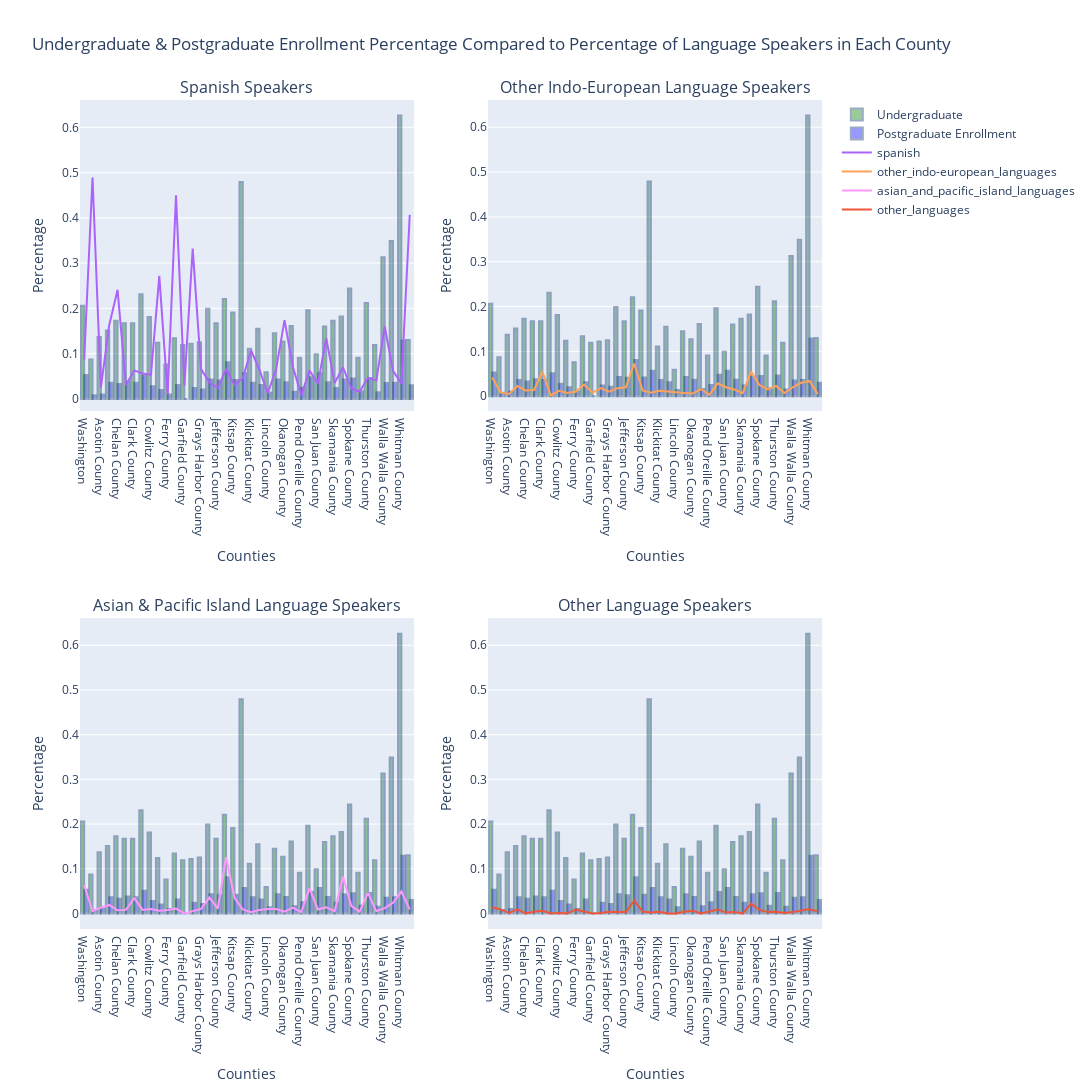

This figure's notebook cell:
### Markdown cell above
1. How does language diversity in each Washington county affect their educational attainment outcomes?

### Code cell
language_demographic = pd.read_csv("data/S1601LanguagesSpokenAtHome.csv")
language_demographic = reformat_census_df(language_demographic, 3)
language_demographic = clean_df(language_demographic)

enrollment = pd.read_csv("data/S1401SchoolEnrollment.csv")
enrollment = reformat_census_df(enrollment, 3)
enrollment = clean_df(enrollment)

language_demographic = language_demographic.loc[(language_demographic.index.get_level_values("County"), "Percent"), :]
enrollment = enrollment.loc[(enrollment.index.get_level_values("County"), "Percent"), :]

sub_language = language_demographic.iloc[:, [1, 2, 4, 8, 12, 16]].apply(lambda x: x.str.replace('%','').astype(float) / 100)
sub_enrollment = enrollment.iloc[:, [7, 8]].apply(lambda x: x.str.replace('%','').astype(float) / 100)

new = pd.merge(sub_enrollment, sub_language, on=['County'])

all_lang_colors = ['#AB63FA', '#FFA15A', "#FF97FF", "#EF553B"]

fig = make_subplots(2,2, subplot_titles=('Spanish Speakers',  'Other Indo-European Language Speakers', 
                                         'Asian & Pacific Island Language Speakers', 'Other Language Speakers'))

for (i, j), type, color, bool in zip([(1, 1), (1, 2), (2, 1), (2, 2)], 
                                     ["spanish", "other_indo-european_languages", "asian_and_pacific_island_languages", "other_languages"], 
                                     all_lang_colors,
                                     [True, False, False, False]):
       fig.add_trace(go.Bar(x=new.index, y=new['college,_undergraduate'],
                            name='Undergraduate',
                            showlegend=bool,
                            marker_color = 'green',
                            opacity=0.4,
                            marker_line_color='rgb(8,48,107)',
                            marker_line_width=2),
                     row = i, col = j)
       fig.add_trace(go.Bar(x=new.index, y=new['graduate,_professional_school'],
                            name='Postgraduate Enrollment', 
                            showlegend=bool,                  
                            marker_color = 'blue',                     
                            opacity=0.4,
                            marker_line_color='rgb(8,48,107)',
                            marker_line_width=2),
                     row = i, col = j)
       fig.add_trace(go.Scatter(x=new.index, y=new[type], line=dict(color=color), name=type), row = i, col = j)
       
fig.update_layout(autosize=False, width=2500, height=1250, 
                  title_text="Undergraduate & Postgraduate Enrollment Percentage Compared to Percentage of Language Speakers in Each County",
                  title_x=0.45, xaxis_title="Counties", yaxis_title="Percentage")

for i in range(1, 5):
       fig['layout'][f"xaxis{i}"]['title']='Counties'
       fig['layout'][f"yaxis{i}"]['title']='Percentage'

fig

### Figure 1 — Plotly figure (JSON) as saved in the notebook; plotly's stock layout.template omitted (floating-point values rounded to 4 significant figures)
{"data": [{"marker": {"color": "green", "line": {"color": "rgb(8,48,107)", "width": 2}}, "name": "Undergraduate", "opacity": 0.4, "showlegend": true, "type": "bar", "x": ["Washington", "Adams County", "Asotin County", "Benton County", "Chelan County", "Clallam County", "Clark County", "Columbia County", "Cowlitz County", "Douglas County", "Ferry County", "Franklin County", "Garfield County", "Grant County", "Grays Harbor County", "Island County", "Jefferson County", "King County", "Kitsap County", "Kittitas County", "Klickitat County", "Lewis County", "Lincoln County", "Mason County", "Okanogan County", "Pacific County", "Pend Oreille County", "Pierce County", "San Juan County", "Skagit County", "Skamania County", "Snohomish County", "Spokane County", "Stevens County", "Thurston County", "Wahkiakum County", "Walla Walla County", "Whatcom County", "Whitman County", "Yakima County"], "xaxis": "x", "y": [0.206, 0.087, 0.137, 0.151, 0.173, 0.167, 0.167, 0.231, 0.181, 0.124, 0.076, 0.134, 0.119, 0.122, 0.125, 0.199, 0.167, 0.221, 0.191, 0.479, 0.111, 0.155, 0.059, 0.145, 0.127, 0.161, 0.091, 0.196, 0.099, 0.16, 0.173, 0.182, 0.244, 0.091, 0.212, 0.119, 0.313, 0.349, 0.626, 0.13], "yaxis": "y"}, {"marker": {"color": "blue", "line": {"color": "rgb(8,48,107)", "width": 2}}, "name": "Postgraduate Enrollment", "opacity": 0.4, "showlegend": true, "type": "bar", "x": ["Washington", "Adams County", "Asotin County", "Benton County", "Chelan County", "Clallam County", "Clark County", "Columbia County", "Cowlitz County", "Douglas County", "Ferry County", "Franklin County", "Garfield County", "Grant County", "Grays Harbor County", "Island County", "Jefferson County", "King County", "Kitsap County", "Kittitas County", "Klickitat County", "Lewis County", "Lincoln County", "Mason County", "Okanogan County", "Pacific County", "Pend Oreille County", "Pierce County", "San Juan County", "Skagit County", "Skamania County", "Snohomish County", "Spokane County", "Stevens County", "Thurston County", "Wahkiakum County", "Walla Walla County", "Whatcom County", "Whitman County", "Yakima County"], "xaxis": "x", "y": [0.053, 0.008, 0.01, 0.036, 0.033, 0.038, 0.036, 0.051, 0.028, 0.02, 0.01, 0.031, 0, 0.024, 0.021, 0.043, 0.041, 0.081, 0.042, 0.057, 0.036, 0.031, 0.014, 0.043, 0.037, 0.016, 0.025, 0.048, 0.057, 0.037, 0.024, 0.043, 0.045, 0.017, 0.046, 0.015, 0.035, 0.036, 0.129, 0.03], "yaxis": "y"}, {"line": {"color": "#AB63FA"}, "name": "spanish", "type": "scatter", "x": ["Washington", "Adams County", "Asotin County", "Benton County", "Chelan County", "Clallam County", "Clark County", "Columbia County", "Cowlitz County", "Douglas County", "Ferry County", "Franklin County", "Garfield County", "Grant County", "Grays Harbor County", "Island County", "Jefferson County", "King County", "Kitsap County", "Kittitas County", "Klickitat County", "Lewis County", "Lincoln County", "Mason County", "Okanogan County", "Pacific County", "Pend Oreille County", "Pierce County", "San Juan County", "Skagit County", "Skamania County", "Snohomish County", "Spokane County", "Stevens County", "Thurston County", "Wahkiakum County", "Walla Walla County", "Whatcom County", "Whitman County", "Yakima County"], "xaxis": "x", "y": [0.087, 0.489, 0.025, 0.163, 0.241, 0.031, 0.063, 0.056, 0.053, 0.272, 0.01, 0.45, 0.029, 0.332, 0.066, 0.037, 0.024, 0.066, 0.031, 0.046, 0.107, 0.064, 0.013, 0.066, 0.174, 0.071, 0.008, 0.063, 0.034, 0.134, 0.035, 0.07, 0.023, 0.016, 0.047, 0.041, 0.16, 0.062, 0.034, 0.407], "yaxis": "y"}, {"marker": {"color": "green", "line": {"color": "rgb(8,48,107)", "width": 2}}, "name": "Undergraduate", "opacity": 0.4, "showlegend": false, "type": "bar", "x": ["Washington", "Adams County", "Asotin County", "Benton County", "Chelan County", "Clallam County", "Clark County", "Columbia County", "Cowlitz County", "Douglas County", "Ferry County", "Franklin County", "Garfield County", "Grant County", "Grays Harbor County", "Island County", "Jefferson County", "King County", "Kitsap County", "Kittitas County", "Klickitat County", "Lewis County", "Lincoln County", "Mason County", "Okanogan County", "Pacific County", "Pend Oreille County", "Pierce County", "San Juan County", "Skagit County", "Skamania County", "Snohomish County", "Spokane County", "Stevens County", "Thurston County", "Wahkiakum County", "Walla Walla County", "Whatcom County", "Whitman County", "Yakima County"], "xaxis": "x2", "y": [0.206, 0.087, 0.137, 0.151, 0.173, 0.167, 0.167, 0.231, 0.181, 0.124, 0.076, 0.134, 0.119, 0.122, 0.125, 0.199, 0.167, 0.221, 0.191, 0.479, 0.111, 0.155, 0.059, 0.145, 0.127, 0.161, 0.091, 0.196, 0.099, 0.16, 0.173, 0.182, 0.244, 0.091, 0.212, 0.119, 0.313, 0.349, 0.626, 0.13], "yaxis": "y2"}, {"marker": {"color": "blue", "line": {"color": "rgb(8,48,107)", "width": 2}}, "name": "Postgraduate Enrollment", "opacity": 0.4, "showlegend": false, "type": "bar", "x": ["Washington", "Adams County", "Asotin County", "Benton County", "Chelan County", "Clallam County", "Clark County", "Columbia County", "Cowlitz County", "Douglas County", "Ferry County", "Franklin County", "Garfield County", "Grant County", "Grays Harbor County", "Island County", "Jefferson County", "King County", "Kitsap County", "Kittitas County", "Klickitat County", "Lewis County", "Lincoln County", "Mason County", "Okanogan County", "Pacific County", "Pend Oreille County", "Pierce County", "San Juan County", "Skagit County", "Skamania County", "Snohomish County", "Spokane County", "Stevens County", "Thurston County", "Wahkiakum County", "Walla Walla County", "Whatcom County", "Whitman County", "Yakima County"], "xaxis": "x2", "y": [0.053, 0.008, 0.01, 0.036, 0.033, 0.038, 0.036, 0.051, 0.028, 0.02, 0.01, 0.031, 0, 0.024, 0.021, 0.043, 0.041, 0.081, 0.042, 0.057, 0.036, 0.031, 0.014, 0.043, 0.037, 0.016, 0.025, 0.048, 0.057, 0.037, 0.024, 0.043, 0.045, 0.017, 0.046, 0.015, 0.035, 0.036, 0.129, 0.03], "yaxis": "y2"}, {"line": {"color": "#FFA15A"}, "name": "other_indo-european_languages", "type": "scatter", "x": ["Washington", "Adams County", "Asotin County", "Benton County", "Chelan County", "Clallam County", "Clark County", "Columbia County", "Cowlitz County", "Douglas County", "Ferry County", "Franklin County", "Garfield County", "Grant County", "Grays Harbor County", "Island County", "Jefferson County", "King County", "Kitsap County", "Kittitas County", "Klickitat County", "Lewis County", "Lincoln County", "Mason County", "Okanogan County", "Pacific County", "Pend Oreille County", "Pierce County", "San Juan County", "Skagit County", "Skamania County", "Snohomish County", "Spokane County", "Stevens County", "Thurston County", "Wahkiakum County", "Walla Walla County", "Whatcom County", "Whitman County", "Yakima County"], "xaxis": "x2", "y": [0.042, 0.008, 0.005, 0.023, 0.013, 0.014, 0.055, 0.002, 0.012, 0.007, 0.01, 0.026, 0.008, 0.018, 0.01, 0.018, 0.02, 0.073, 0.013, 0.008, 0.012, 0.01, 0.009, 0.007, 0.006, 0.016, 0.003, 0.029, 0.02, 0.015, 0.007, 0.055, 0.025, 0.015, 0.023, 0.007, 0.02, 0.03, 0.034, 0.005], "yaxis": "y2"}, {"marker": {"color": "green", "line": {"color": "rgb(8,48,107)", "width": 2}}, "name": "Undergraduate", "opacity": 0.4, "showlegend": false, "type": "bar", "x": ["Washington", "Adams County", "Asotin County", "Benton County", "Chelan County", "Clallam County", "Clark County", "Columbia County", "Cowlitz County", "Douglas County", "Ferry County", "Franklin County", "Garfield County", "Grant County", "Grays Harbor County", "Island County", "Jefferson County", "King County", "Kitsap County", "Kittitas County", "Klickitat County", "Lewis County", "Lincoln County", "Mason County", "Okanogan County", "Pacific County", "Pend Oreille County", "Pierce County", "San Juan County", "Skagit County", "Skamania County", "Snohomish County", "Spokane County", "Stevens County", "Thurston County", "Wahkiakum County", "Walla Walla County", "Whatcom County", "Whitman County", "Yakima County"], "xaxis": "x3", "y": [0.206, 0.087, 0.137, 0.151, 0.173, 0.167, 0.167, 0.231, 0.181, 0.124, 0.076, 0.134, 0.119, 0.122, 0.125, 0.199, 0.167, 0.221, 0.191, 0.479, 0.111, 0.155, 0.059, 0.145, 0.127, 0.161, 0.091, 0.196, 0.099, 0.16, 0.173, 0.182, 0.244, 0.091, 0.212, 0.119, 0.313, 0.349, 0.626, 0.13], "yaxis": "y3"}, {"marker": {"color": "blue", "line": {"color": "rgb(8,48,107)", "width": 2}}, "name": "Postgraduate Enrollment", "opacity": 0.4, "showlegend": false, "type": "bar", "x": ["Washington", "Adams County", "Asotin County", "Benton County", "Chelan County", "Clallam County", "Clark County", "Columbia County", "Cowlitz County", "Douglas County", "Ferry County", "Franklin County", "Garfield County", "Grant County", "Grays Harbor County", "Island County", "Jefferson County", "King County", "Kitsap County", "Kittitas County", "Klickitat County", "Lewis County", "Lincoln County", "Mason County", "Okanogan County", "Pacific County", "Pend Oreille County", "Pierce County", "San Juan County", "Skagit County", "Skamania County", "Snohomish County", "Spokane County", "Stevens County", "Thurston County", "Wahkiakum County", "Walla Walla County", "Whatcom County", "Whitman County", "Yakima County"], "xaxis": "x3", "y": [0.053, 0.008, 0.01, 0.036, 0.033, 0.038, 0.036, 0.051, 0.028, 0.02, 0.01, 0.031, 0, 0.024, 0.021, 0.043, 0.041, 0.081, 0.042, 0.057, 0.036, 0.031, 0.014, 0.043, 0.037, 0.016, 0.025, 0.048, 0.057, 0.037, 0.024, 0.043, 0.045, 0.017, 0.046, 0.015, 0.035, 0.036, 0.129, 0.03], "yaxis": "y3"}, {"line": {"color": "#FF97FF"}, "name": "asian_and_pacific_island_languages", "type": "scatter", "x": ["Washington", "Adams County", "Asotin County", "Benton County", "Chelan County", "Clallam County", "Clark County", "Columbia County", "Cowlitz County", "Douglas County", "Ferry County", "Franklin County", "Garfield County", "Grant County", "Grays Harbor County", "Island County", "Jefferson County", "King County", "Kitsap County", "Kittitas County", "Klickitat County", "Lewis County", "Lincoln County", "Mason County", "Okanogan County", "Pacific County", "Pend Oreille County", "Pierce County", "San Juan County", "Skagit County", "Skamania County", "Snohomish County", "Spokane County", "Stevens County", "Thurston County", "Wahkiakum County", "Walla Walla County", "Whatcom County", "Whitman County", "Yakima County"], "xaxis": "x3", "y": [0.063, 0.005, 0.013, 0.019, 0.007, 0.008, 0.034, 0.008, 0.01, 0.006, 0.008, 0.011, 0, 0.005, 0.01, 0.036, 0.011, 0.126, 0.035, 0.009, 0.003, 0.008, 0.01, 0.01, 0.004, 0.013, 0.003, 0.056, 0.009, 0.014, 0.005, 0.082, 0.017, 0.004, 0.046, 0.005, 0.012, 0.024, 0.049, 0.009], "yaxis": "y3"}, {"marker": {"color": "green", "line": {"color": "rgb(8,48,107)", "width": 2}}, "name": "Undergraduate", "opacity": 0.4, "showlegend": false, "type": "bar", "x": ["Washington", "Adams County", "Asotin County", "Benton County", "Chelan County", "Clallam County", "Clark County", "Columbia County", "Cowlitz County", "Douglas County", "Ferry County", "Franklin County", "Garfield County", "Grant County", "Grays Harbor County", "Island County", "Jefferson County", "King County", "Kitsap County", "Kittitas County", "Klickitat County", "Lewis County", "Lincoln County", "Mason County", "Okanogan County", "Pacific County", "Pend Oreille County", "Pierce County", "San Juan County", "Skagit County", "Skamania County", "Snohomish County", "Spokane County", "Stevens County", "Thurston County", "Wahkiakum County", "Walla Walla County", "Whatcom County", "Whitman County", "Yakima County"], "xaxis": "x4", "y": [0.206, 0.087, 0.137, 0.151, 0.173, 0.167, 0.167, 0.231, 0.181, 0.124, 0.076, 0.134, 0.119, 0.122, 0.125, 0.199, 0.167, 0.221, 0.191, 0.479, 0.111, 0.155, 0.059, 0.145, 0.127, 0.161, 0.091, 0.196, 0.099, 0.16, 0.173, 0.182, 0.244, 0.091, 0.212, 0.119, 0.313, 0.349, 0.626, 0.13], "yaxis": "y4"}, {"marker": {"color": "blue", "line": {"color": "rgb(8,48,107)", "width": 2}}, "name": "Postgraduate Enrollment", "opacity": 0.4, "showlegend": false, "type": "bar", "x": ["Washington", "Adams County", "Asotin County", "Benton County", "Chelan County", "Clallam County", "Clark County", "Columbia County", "Cowlitz County", "Douglas County", "Ferry County", "Franklin County", "Garfield County", "Grant County", "Grays Harbor County", "Island County", "Jefferson County", "King County", "Kitsap County", "Kittitas County", "Klickitat County", "Lewis County", "Lincoln County", "Mason County", "Okanogan County", "Pacific County", "Pend Oreille County", "Pierce County", "San Juan County", "Skagit County", "Skamania County", "Snohomish County", "Spokane County", "Stevens County", "Thurston County", "Wahkiakum County", "Walla Walla County", "Whatcom County", "Whitman County", "Yakima County"], "xaxis": "x4", "y": [0.053, 0.008, 0.01, 0.036, 0.033, 0.038, 0.036, 0.051, 0.028, 0.02, 0.01, 0.031, 0, 0.024, 0.021, 0.043, 0.041, 0.081, 0.042, 0.057, 0.036, 0.031, 0.014, 0.043, 0.037, 0.016, 0.025, 0.048, 0.057, 0.037, 0.024, 0.043, 0.045, 0.017, 0.046, 0.015, 0.035, 0.036, 0.129, 0.03], "yaxis": "y4"}, {"line": {"color": "#EF553B"}, "name": "other_languages", "type": "scatter", "x": ["Washington", "Adams County", "Asotin County", "Benton County", "Chelan County", "Clallam County", "Clark County", "Columbia County", "Cowlitz County", "Douglas County", "Ferry County", "Franklin County", "Garfield County", "Grant County", "Grays Harbor County", "Island County", "Jefferson County", "King County", "Kitsap County", "Kittitas County", "Klickitat County", "Lewis County", "Lincoln County", "Mason County", "Okanogan County", "Pacific County", "Pend Oreille County", "Pierce County", "San Juan County", "Skagit County", "Skamania County", "Snohomish County", "Spokane County", "Stevens County", "Thurston County", "Wahkiakum County", "Walla Walla County", "Whatcom County", "Whitman County", "Yakima County"], "xaxis": "x4", "y": [0.014, 0.009, 0.001, 0.009, 0, 0.004, 0.006, 0, 0.001, 0, 0.009, 0.004, 0, 0.001, 0.004, 0.003, 0.003, 0.029, 0.004, 0.002, 0.004, 0, 0, 0.004, 0.006, 0, 0.004, 0.009, 0.002, 0.003, 0, 0.022, 0.008, 0.003, 0.004, 0.001, 0.003, 0.006, 0.01, 0.004], "yaxis": "y4"}], "layout": {"annotations": [{"font": {"size": 16}, "showarrow": false, "text": "Spanish Speakers", "x": 0.225, "xanchor": "center", "xref": "paper", "y": 1, "yanchor": "bottom", "yref": "paper"}, {"font": {"size": 16}, "showarrow": false, "text": "Other Indo-European Language Speakers", "x": 0.775, "xanchor": "center", "xref": "paper", "y": 1, "yanchor": "bottom", "yref": "paper"}, {"font": {"size": 16}, "showarrow": false, "text": "Asian & Pacific Island Language Speakers", "x": 0.225, "xanchor": "center", "xref": "paper", "y": 0.375, "yanchor": "bottom", "yref": "paper"}, {"font": {"size": 16}, "showarrow": false, "text": "Other Language Speakers", "x": 0.775, "xanchor": "center", "xref": "paper", "y": 0.375, "yanchor": "bottom", "yref": "paper"}], "autosize": false, "height": 1250, "title": {"text": "Undergraduate & Postgraduate Enrollment Percentage Compared to Percentage of Language Speakers in Each County", "x": 0.45}, "width": 2500, "xaxis": {"anchor": "y", "domain": [0, 0.45], "title": {"text": "Counties"}}, "xaxis2": {"anchor": "y2", "domain": [0.55, 1], "title": {"text": "Counties"}}, "xaxis3": {"anchor": "y3", "domain": [0, 0.45], "title": {"text": "Counties"}}, "xaxis4": {"anchor": "y4", "domain": [0.55, 1], "title": {"text": "Counties"}}, "yaxis": {"anchor": "x", "domain": [0.625, 1], "title": {"text": "Percentage"}}, "yaxis2": {"anchor": "x2", "domain": [0.625, 1], "title": {"text": "Percentage"}}, "yaxis3": {"anchor": "x3", "domain": [0, 0.375], "title": {"text": "Percentage"}}, "yaxis4": {"anchor": "x4", "domain": [0, 0.375], "title": {"text": "Percentage"}}}}
